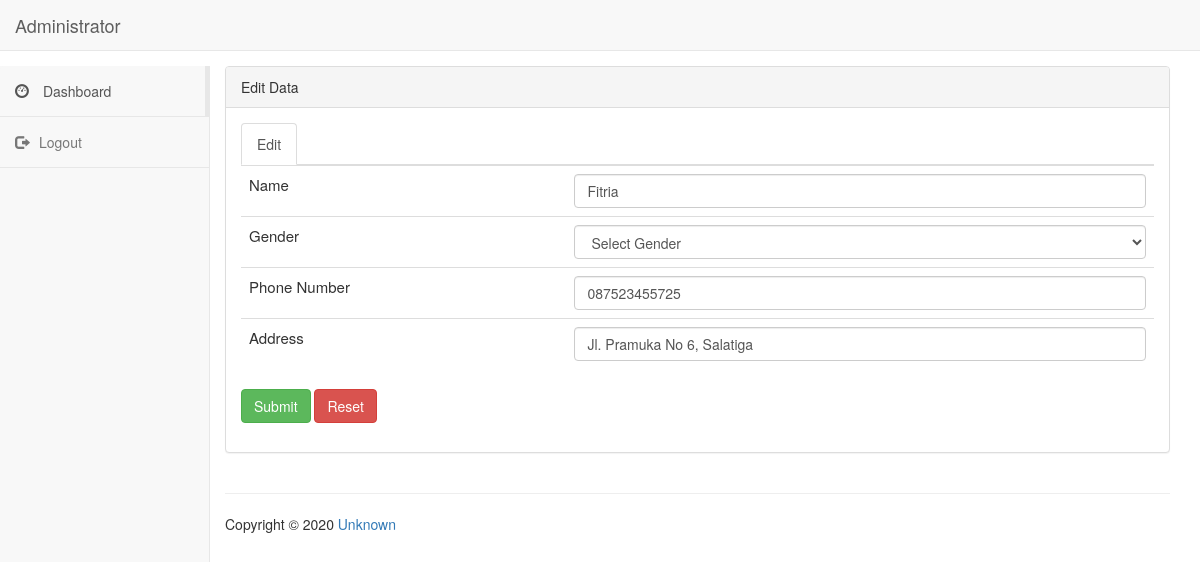
The app's page /index.php?page=edit&id=5 with its own data.
### tables this page shows
CREATE TABLE `customer` (
  `id_cust` int(2) NOT NULL,
  `name` varchar(50) NOT NULL,
  `gender` varchar(6) NOT NULL,
  `phone` varchar(12) NOT NULL,
  `address` varchar(100) NOT NULL
);

### edit.php (the view, shortened to what this page needs)
<?php
$koneksi = mysqli_connect('localhost','root','','db_crud');
$id = $_GET['id'];
$query=mysqli_query($koneksi,"SELECT * FROM customer WHERE id_cust='$id'");
$data = mysqli_fetch_array($query);
 ?>
<div class="panel panel-default">
<div class="panel-heading">
Edit Data
</div>
<div class="panel-body">
<ul class="nav nav-tabs">
<li class="active"><a data-toggle="tab" href="#home">Edit</a></li>
</ul>
<div class="tab-content">
      <div id="home" class="tab-pane fade in active">
				<form  action="edit.php?page=action" method="post" enctype="multipart/form-data">
        <table class="table" border="0">
            <tr>
              <td>Name</td><td><input class="form-control" type="text" name="name" value="<?php echo $data['name'] ?>"> </td>
            </tr>
            <tr>
              <td>Gender</td>
              <td>
                <select class="form-control" name="gender">
                  <option value="<?php echo $data['gender'] ?>" selected>Select Gender</option>
                </select>
              </td>
            </tr>
            <tr>
              <td>Phone Number</td><td><input class="form-control" type="text" name="phone" value="<?php echo $data['phone'] ?>"> </td>
            </tr>
            <tr>
              <td>Address</td><td><input class="form-control" type="text" name="address" value="<?php echo $data['address'] ?>"> </td>
            </tr>
        </table>
        <button class="btn btn-success" type="submit" name="button">Submit</button>
        <button class="btn btn-danger" type="reset" name="reset">Reset</button>
        </form>
      </div>
		</div>
					</div>

### style.css (style rules this page uses)
table { font-size: 15; }

### records on screen
customer: name "Fitria", phone "087523455725", address "Jl. Pramuka No 6, Salatiga"
